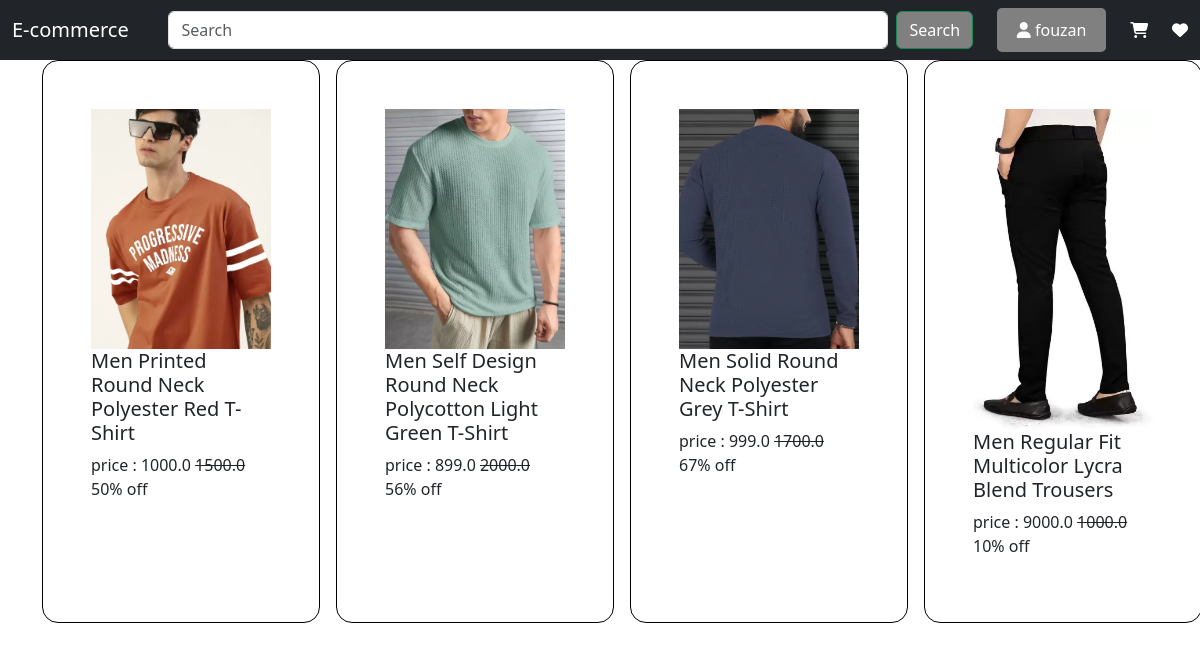
The app's page /category/Fashion/ (signed in) with its own data.
### core/models.py (models this page shows, shortened)
class ProductVariants(models.Model):
    variant_id = models.AutoField(primary_key=True)
    product = models.ForeignKey(Product, on_delete=models.CASCADE)
    attribute = models.CharField(max_length=200,null=True,blank=True)
    value = models.IntegerField(null=True,blank=True)
    extra_price = models.FloatField(null=True,blank=True)
    image1 = models.ImageField(upload_to='products/', blank=True,null=True)
    image2 = models.ImageField(upload_to='products/', blank=True,null=True)
    image3 = models.ImageField(upload_to='products/', blank=True,null=True)
    stock=models.IntegerField(null=True,blank=True)
    original_price=models.FloatField(null=True,blank=True)
    sale_price=models.FloatField(null=True,blank=True)
    discount_per=models.IntegerField(null=True,blank=True)
    color=models.CharField(max_length=100,null=True,blank=True)
    slug=models.CharField(max_length=300,null=True,blank=True)

class Product(models.Model):
    product_id = models.AutoField(primary_key=True)
    name = models.CharField(max_length=200)
    description = models.CharField(max_length=400)
    category_id = models.ForeignKey(Categories, on_delete=models.CASCADE)
    product_type = models.CharField(max_length=200)
    createdat = models.DateField(auto_now_add=True)
    brand=models.CharField(max_length=300,null=True,blank=True)
    def __str__(self):
        return self.name

### core/views.py (the view)
# urls.py: path('category/<str:category>/',views.CategoryProductsView.as_view(),name='category'),
class CategoryProductsView(View):
    def get(sef,request,*arge,**kwargs):
        category=kwargs['category']
        category_obj=Categories.objects.get(name=category)
        items=Product.objects.filter(category_id=category_obj)
        qs=ProductVariants.objects.filter(product_id__in=items)
        context={
            'products':qs,
            'category':category
        }
        return render(request,'core/category_products.html',context)

### templates/core/category_products.html (shortened to what this page needs)
{% extends 'base.html' %}
{% block body %}
<div class="container">
    {% for product in products %}
    <div class="items">
    <img src="{{product.image1.url}}" alt="image1" style="width: 15vw;height: auto;">
    <h5>{{product.product}}</h5>
    <p>price : {{product.sale_price}} <strike>{{product.original_price}}</strike> {{product.discount_per}}% off</p>
    </div>
    {% endfor %}
</div>
{% endblock %}

### templates/partial/header.html (shortened to what this page needs)
{% load static %}
<link rel="stylesheet" href="{% static 'css/header.css' %}">
<nav id='nav' class="navbar navbar-expand-lg bg-dark" >
    <div id='container' class="container-fluid" style="color: white;">
      <div class="item"><a class="navbar-brand" href="#" style="color:white">E-commerce</a></div>
      <div class="item"><form class="d-flex" role="search">
        <input class="form-control me-2" type="search" placeholder="Search" aria-label="Search" style="width:60vw">
        <button class="btn btn-outline-success" type="submit" style="background-color:gray;color:white">Search</button>
      </form></div>
       {% if user.is_authenticated %}
      <div class="dropdown item">
          <button class="dropbtn"><a class="nav-link active" ><i class="fa-solid fa-user"></i> {{user.username}}</a></button>
      </div>
      {% endif %}
      <div class="item"><a class="nav-link acitve" href="#"><i class="fa-solid fa-cart-shopping"></i></a></div>
      <div class="item"><a class="nav-link acitve" href="#"><i class="fa-solid fa-heart"></i></a></div>
    </div>
  </nav>

### static/css/header.css (style rules this page uses)
#nav { position:sticky; top:0; }

### templates/base.html (style rules this page uses)
* { margin: 0; padding: 0; }

### templates/partial/header.html (style rules this page uses)
#nav { position:sticky; top:0; }
.dropdown { position: relative; display: inline-block; }
.dropbtn { background-color:gray; color: white; padding: 10px 20px; font-size: 16px; border: none; cursor: pointer; border-radius: 5px; }

### templates/core/category_products.html (style rules this page uses)
.container { display:grid; grid-template-columns:repeat(4,1fr); grid-template-rows: auto; gap:1rem; }
.items { border:1px solid black; border-radius: 1rem; padding:3rem; }

### records on screen
ProductVariants: image1 (picture), product "Men Printed Round Neck Polyester Red T-Shirt", sale_price "1000.0", original_price "1500.0", discount_per "50"
ProductVariants: image1 (picture), product "Men Self Design Round Neck Polycotton Light Green T-Shirt", sale_price "899.0", original_price "2000.0", discount_per "56"
ProductVariants: image1 (picture), product "Men Solid Round Neck Polyester Grey T-Shirt", sale_price "999.0", original_price "1700.0", discount_per "67"
ProductVariants: image1 (picture), product "Men Regular Fit Multicolor Lycra Blend Trousers", sale_price "9000.0", original_price "1000.0", discount_per "10"

### other values on screen
{{ user.username }} "fouzan"
